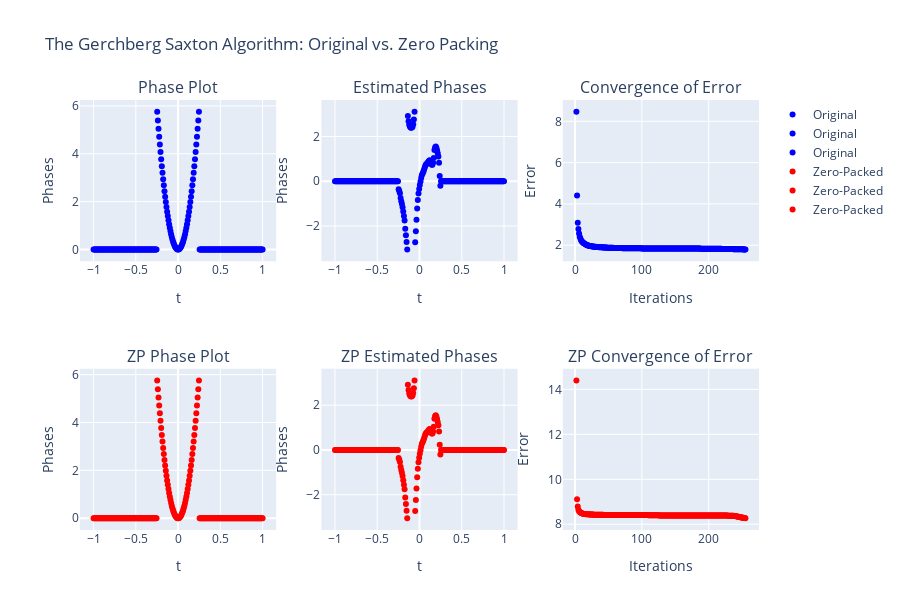

This figure's notebook cell:
### Markdown cell above
# Plots <a id="plots"></a>

### Code cell
# Initialize figure with subplots
fig = make_subplots(rows=2, cols=3, subplot_titles=("Phase Plot", "Estimated Phases", 
                                                    "Convergence of Error", "ZP Phase Plot", 
                                                     "ZP Estimated Phases", "ZP Convergence of Error"))
#Header for Subplots
fig.update_layout(title_text= "The Gerchberg Saxton Algorithm: Original vs. Zero Packing", height=610)
                    
# Plot 1: Phase Plot
fig.add_trace(go.Scatter(x=t, y=phases, mode='markers', name='Original',
                        marker = {'color' : 'blue'}), row=1, col=1)
fig.update_xaxes(title_text="t", row=1, col=1)
fig.update_yaxes(title_text="Phases", row=1, col=1)

# Plot 2: Estimated Phases
#fig.add_trace(go.Scatter(x=t, y=e_phases[0,:], mode='markers', name='Original'),row=1, col=2)
fig.add_trace(go.Scatter(x=t, y=e_phases, mode='markers', name='Original',
                        marker = {'color' : 'blue'}),row=1, col=2)
fig.update_xaxes(title_text="t", row=1, col=2)
fig.update_yaxes(title_text="Phases", row=1, col=2)

# Plot 3: Convergence of Error
x1 = np.arange(2, k) #changed it so it doesnt include the two inital dummy variables
#x1 = np.arange(2, len(err))
#x1 = np.linspace(-1, 1, len(e_phases_zp1_un))
fig.add_trace(go.Scatter(x=x1, y=err, mode='markers', name='Original',
                        marker = {'color' : 'blue'}), row=1, col=3)
fig.update_xaxes(title_text="Iterations", row=1, col=3)
fig.update_yaxes(title_text="Error", row=1, col=3)
                    
# Plot 1: Phase Plot
fig.add_trace(go.Scatter(x=t_zp, y=phases, mode='markers',name='Zero-Packed', 
                        marker = {'color' : 'red'}), row=2, col=1)
fig.update_xaxes(title_text="t", row=2, col=1)
fig.update_yaxes(title_text="Phases", row=2, col=1)

# Plot 2: Estimated Phases
# Note, had issues beforehand and had to change y=e_phases_zp[0,:]
fig.add_trace(go.Scatter(x=t, y=unpacking(e_phases_zp,z), mode='markers', name='Zero-Packed',
                        marker = {'color' : 'red'}),row=2, col=2)
fig.update_xaxes(title_text="t", row=2, col=2)
fig.update_yaxes(title_text="Phases", row=2, col=2)               

# Plot 3: Convergence of Error
x2 = np.arange(2, k_zp)
fig.add_trace(go.Scatter(x=x2, y=unpacking(err_zp,z), mode='markers',name='Zero-Packed',
                         marker = {'color' : 'red'}), row=2, col=3)
fig.update_xaxes(title_text="Iterations", row=2, col=3)
fig.update_yaxes(title_text="Error", row=2, col=3)

### Figure 1 — Plotly figure (JSON) as saved in the notebook; plotly's stock layout.template omitted (floating-point values rounded to 4 significant figures; data arrays with more than 128 entries replaced by an {"elided": "..."} marker saying what was removed)
{"data": [{"marker": {"color": "blue"}, "mode": "markers", "name": "Original", "type": "scatter", "x": {"elided": "256 float values"}, "xaxis": "x", "y": {"elided": "256 float values"}, "yaxis": "y"}, {"marker": {"color": "blue"}, "mode": "markers", "name": "Original", "type": "scatter", "x": {"elided": "256 float values"}, "xaxis": "x2", "y": {"elided": "256 float values"}, "yaxis": "y2"}, {"marker": {"color": "blue"}, "mode": "markers", "name": "Original", "type": "scatter", "x": {"elided": "254 int values"}, "xaxis": "x3", "y": {"elided": "514 float values"}, "yaxis": "y3"}, {"marker": {"color": "red"}, "mode": "markers", "name": "Zero-Packed", "type": "scatter", "x": {"elided": "256 float values"}, "xaxis": "x4", "y": {"elided": "256 float values"}, "yaxis": "y4"}, {"marker": {"color": "red"}, "mode": "markers", "name": "Zero-Packed", "type": "scatter", "x": {"elided": "256 float values"}, "xaxis": "x5", "y": {"elided": "256 float values"}, "yaxis": "y5"}, {"marker": {"color": "red"}, "mode": "markers", "name": "Zero-Packed", "type": "scatter", "x": {"elided": "254 int values"}, "xaxis": "x6", "y": {"elided": "257 float values"}, "yaxis": "y6"}], "layout": {"annotations": [{"font": {"size": 16}, "showarrow": false, "text": "Phase Plot", "x": 0.1444, "xanchor": "center", "xref": "paper", "y": 1, "yanchor": "bottom", "yref": "paper"}, {"font": {"size": 16}, "showarrow": false, "text": "Estimated Phases", "x": 0.5, "xanchor": "center", "xref": "paper", "y": 1, "yanchor": "bottom", "yref": "paper"}, {"font": {"size": 16}, "showarrow": false, "text": "Convergence of Error", "x": 0.8556, "xanchor": "center", "xref": "paper", "y": 1, "yanchor": "bottom", "yref": "paper"}, {"font": {"size": 16}, "showarrow": false, "text": "ZP Phase Plot", "x": 0.1444, "xanchor": "center", "xref": "paper", "y": 0.375, "yanchor": "bottom", "yref": "paper"}, {"font": {"size": 16}, "showarrow": false, "text": "ZP Estimated Phases", "x": 0.5, "xanchor": "center", "xref": "paper", "y": 0.375, "yanchor": "bottom", "yref": "paper"}, {"font": {"size": 16}, "showarrow": false, "text": "ZP Convergence of Error", "x": 0.8556, "xanchor": "center", "xref": "paper", "y": 0.375, "yanchor": "bottom", "yref": "paper"}], "height": 610, "title": {"text": "The Gerchberg Saxton Algorithm: Original vs. Zero Packing"}, "xaxis": {"anchor": "y", "domain": [0, 0.2889], "title": {"text": "t"}}, "xaxis2": {"anchor": "y2", "domain": [0.3556, 0.6444], "title": {"text": "t"}}, "xaxis3": {"anchor": "y3", "domain": [0.7111, 1], "title": {"text": "Iterations"}}, "xaxis4": {"anchor": "y4", "domain": [0, 0.2889], "title": {"text": "t"}}, "xaxis5": {"anchor": "y5", "domain": [0.3556, 0.6444], "title": {"text": "t"}}, "xaxis6": {"anchor": "y6", "domain": [0.7111, 1], "title": {"text": "Iterations"}}, "yaxis": {"anchor": "x", "domain": [0.625, 1], "title": {"text": "Phases"}}, "yaxis2": {"anchor": "x2", "domain": [0.625, 1], "title": {"text": "Phases"}}, "yaxis3": {"anchor": "x3", "domain": [0.625, 1], "title": {"text": "Error"}}, "yaxis4": {"anchor": "x4", "domain": [0, 0.375], "title": {"text": "Phases"}}, "yaxis5": {"anchor": "x5", "domain": [0, 0.375], "title": {"text": "Phases"}}, "yaxis6": {"anchor": "x6", "domain": [0, 0.375], "title": {"text": "Error"}}}}
